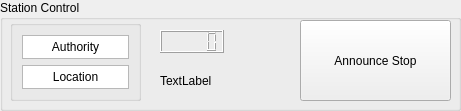
     <widget class="QGroupBox" name="groupBox">
      <property name="geometry">
       <rect>
        <x>20</x>
        <y>240</y>
        <width>461</width>
        <height>111</height>
       </rect>
      </property>
      <property name="title">
       <string>Station Control</string>
      </property>
      <widget class="QLCDNumber" name="current_speed_display_2">
       <property name="geometry">
        <rect>
         <x>160</x>
         <y>30</y>
         <width>64</width>
         <height>23</height>
        </rect>
       </property>
      </widget>
      <widget class="QGroupBox" name="verticalGroupBox">
       <property name="geometry">
        <rect>
         <x>10</x>
         <y>20</y>
         <width>131</width>
         <height>81</height>
        </rect>
       </property>
       <layout class="QVBoxLayout" name="verticalLayout_9">
        <item alignment="Qt::AlignHCenter|Qt::AlignBottom">
         <widget class="QTextBrowser" name="id_txt_2">
          <property name="html">
           <string>&lt;!DOCTYPE HTML PUBLIC &quot;-//W3C//DTD HTML 4.0//EN&quot; &quot;http://www.w3.org/TR/REC-html40/strict.dtd&quot;&gt;
&lt;html&gt;&lt;head&gt;&lt;meta name=&quot;qrichtext&quot; content=&quot;1&quot; /&gt;&lt;meta charset=&quot;utf-8&quot; /&gt;&lt;style type=&quot;text/css&quot;&gt;
p, li { white-space: pre-wrap; }
hr { height: 1px; border-width: 0; }
li.unchecked::marker { content: &quot;\2610&quot;; }
li.checked::marker { content: &quot;\2612&quot;; }
&lt;/style&gt;&lt;/head&gt;&lt;body style=&quot; font-family:'Segoe UI'; font-size:9pt; font-weight:400; font-style:normal;&quot;&gt;
&lt;p align=&quot;center&quot; style=&quot; margin-top:0px; margin-bottom:0px; margin-left:0px; margin-right:0px; -qt-block-indent:0; text-indent:0px;&quot;&gt;Authority&lt;/p&gt;&lt;/body&gt;&lt;/html&gt;</string>
          </property>
         </widget>
        </item>
        <item alignment="Qt::AlignHCenter|Qt::AlignVCenter">
         <widget class="QTextBrowser" name="id_txt_3">
          <property name="html">
           <string>&lt;!DOCTYPE HTML PUBLIC &quot;-//W3C//DTD HTML 4.0//EN&quot; &quot;http://www.w3.org/TR/REC-html40/strict.dtd&quot;&gt;
&lt;html&gt;&lt;head&gt;&lt;meta name=&quot;qrichtext&quot; content=&quot;1&quot; /&gt;&lt;meta charset=&quot;utf-8&quot; /&gt;&lt;style type=&quot;text/css&quot;&gt;
p, li { white-space: pre-wrap; }
hr { height: 1px; border-width: 0; }
li.unchecked::marker { content: &quot;\2610&quot;; }
li.checked::marker { content: &quot;\2612&quot;; }
&lt;/style&gt;&lt;/head&gt;&lt;body style=&quot; font-family:'Segoe UI'; font-size:9pt; font-weight:400; font-style:normal;&quot;&gt;
&lt;p align=&quot;center&quot; style=&quot; margin-top:0px; margin-bottom:0px; margin-left:0px; margin-right:0px; -qt-block-indent:0; text-indent:0px;&quot;&gt;Location&lt;/p&gt;&lt;/body&gt;&lt;/html&gt;</string>
          </property>
         </widget>
        </item>
       </layout>
      </widget>
      <widget class="QPushButton" name="pushButton_12">
       <property name="geometry">
        <rect>
         <x>300</x>
         <y>20</y>
         <width>151</width>
         <height>81</height>
        </rect>
       </property>
       <property name="text">
        <string>Announce Stop</string>
       </property>
      </widget>
      <widget class="QLabel" name="brake_fail_display_2">
       <property name="geometry">
        <rect>
         <x>160</x>
         <y>60</y>
         <width>141</width>
         <height>41</height>
        </rect>
       </property>
       <property name="text">
        <string>TextLabel</string>
       </property>
      </widget>
     </widget>
